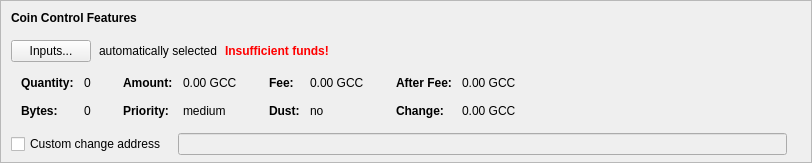
    <widget class="QFrame" name="frameCoinControl">
     <property name="sizePolicy">
      <sizepolicy hsizetype="Expanding" vsizetype="Expanding">
       <horstretch>0</horstretch>
       <verstretch>0</verstretch>
      </sizepolicy>
     </property>
     <property name="maximumSize">
      <size>
       <width>16777215</width>
       <height>16777215</height>
      </size>
     </property>
     <property name="frameShape">
      <enum>QFrame::StyledPanel</enum>
     </property>
     <property name="frameShadow">
      <enum>QFrame::Sunken</enum>
     </property>
     <layout class="QVBoxLayout" name="verticalLayoutCoinControl2">
      <property name="spacing">
       <number>0</number>
      </property>
      <property name="leftMargin">
       <number>0</number>
      </property>
      <property name="topMargin">
       <number>0</number>
      </property>
      <property name="rightMargin">
       <number>0</number>
      </property>
      <property name="bottomMargin">
       <number>6</number>
      </property>
      <item>
       <layout class="QVBoxLayout" name="verticalLayoutCoinControl" stretch="0,0,0,0,1">
        <property name="spacing">
         <number>0</number>
        </property>
        <property name="leftMargin">
         <number>10</number>
        </property>
        <property name="topMargin">
         <number>10</number>
        </property>
        <item>
         <layout class="QHBoxLayout" name="horizontalLayoutCoinControl1">
          <property name="bottomMargin">
           <number>15</number>
          </property>
          <item>
           <widget class="QLabel" name="labelCoinControlFeatures">
            <property name="sizePolicy">
             <sizepolicy hsizetype="Preferred" vsizetype="Maximum">
              <horstretch>0</horstretch>
              <verstretch>0</verstretch>
             </sizepolicy>
            </property>
            <property name="font">
             <font>
              <weight>75</weight>
              <bold>true</bold>
             </font>
            </property>
            <property name="styleSheet">
             <string notr="true">font-weight:bold;</string>
            </property>
            <property name="text">
             <string>Coin Control Features</string>
            </property>
           </widget>
          </item>
         </layout>
        </item>
        <item>
         <layout class="QHBoxLayout" name="horizontalLayoutCoinControl2" stretch="0,0,0,0">
          <property name="spacing">
           <number>8</number>
          </property>
          <property name="bottomMargin">
           <number>10</number>
          </property>
          <item>
           <widget class="QPushButton" name="pushButtonCoinControl">
            <property name="styleSheet">
             <string notr="true"/>
            </property>
            <property name="text">
             <string>Inputs...</string>
            </property>
            <property name="autoDefault">
             <bool>false</bool>
            </property>
           </widget>
          </item>
          <item>
           <widget class="QLabel" name="labelCoinControlAutomaticallySelected">
            <property name="text">
             <string>automatically selected</string>
            </property>
            <property name="margin">
             <number>5</number>
            </property>
           </widget>
          </item>
          <item>
           <widget class="QLabel" name="labelCoinControlInsuffFunds">
            <property name="font">
             <font>
              <weight>75</weight>
              <bold>true</bold>
             </font>
            </property>
            <property name="styleSheet">
             <string notr="true">color:red;font-weight:bold;</string>
            </property>
            <property name="text">
             <string>Insufficient funds!</string>
            </property>
            <property name="margin">
             <number>5</number>
            </property>
           </widget>
          </item>
          <item>
           <spacer name="horizontalSpacerCoinControl">
            <property name="orientation">
             <enum>Qt::Horizontal</enum>
            </property>
            <property name="sizeHint" stdset="0">
             <size>
              <width>40</width>
              <height>1</height>
             </size>
            </property>
           </spacer>
          </item>
         </layout>
        </item>
        <item>
         <widget class="QWidget" name="widgetCoinControl" native="true">
          <property name="sizePolicy">
           <sizepolicy hsizetype="Preferred" vsizetype="Preferred">
            <horstretch>0</horstretch>
            <verstretch>0</verstretch>
           </sizepolicy>
          </property>
          <property name="minimumSize">
           <size>
            <width>0</width>
            <height>0</height>
           </size>
          </property>
          <property name="styleSheet">
           <string notr="true"/>
          </property>
          <layout class="QHBoxLayout" name="horizontalLayoutCoinControl5">
           <property name="leftMargin">
            <number>0</number>
           </property>
           <property name="topMargin">
            <number>0</number>
           </property>
           <property name="rightMargin">
            <number>0</number>
           </property>
           <property name="bottomMargin">
            <number>0</number>
           </property>
           <item>
            <layout class="QHBoxLayout" name="horizontalLayoutCoinControl3" stretch="0,0,0,1">
             <property name="spacing">
              <number>20</number>
             </property>
             <property name="topMargin">
              <number>0</number>
             </property>
             <property name="bottomMargin">
              <number>10</number>
             </property>
             <item>
              <layout class="QFormLayout" name="formLayoutCoinControl1">
               <property name="horizontalSpacing">
                <number>10</number>
               </property>
               <property name="verticalSpacing">
                <number>14</number>
               </property>
               <property name="leftMargin">
                <number>10</number>
               </property>
               <property name="topMargin">
                <number>4</number>
               </property>
               <property name="rightMargin">
                <number>6</number>
               </property>
               <item row="0" column="0">
                <widget class="QLabel" name="labelCoinControlQuantityText">
                 <property name="font">
                  <font>
                   <weight>75</weight>
                   <bold>true</bold>
                  </font>
                 </property>
                 <property name="text">
                  <string>Quantity:</string>
                 </property>
                 <property name="margin">
                  <number>0</number>
                 </property>
                </widget>
               </item>
               <item row="0" column="1">
                <widget class="QLabel" name="labelCoinControlQuantity">
                 <property name="cursor">
                  <cursorShape>IBeamCursor</cursorShape>
                 </property>
                 <property name="contextMenuPolicy">
                  <enum>Qt::ActionsContextMenu</enum>
                 </property>
                 <property name="text">
                  <string notr="true">0</string>
                 </property>
                 <property name="margin">
                  <number>0</number>
                 </property>
                 <property name="textInteractionFlags">
                  <set>Qt::LinksAccessibleByMouse|Qt::TextSelectableByKeyboard|Qt::TextSelectableByMouse</set>
                 </property>
                </widget>
               </item>
               <item row="1" column="0">
                <widget class="QLabel" name="labelCoinControlBytesText">
                 <property name="font">
                  <font>
                   <weight>75</weight>
                   <bold>true</bold>
                  </font>
                 </property>
                 <property name="text">
                  <string>Bytes:</string>
                 </property>
                </widget>
               </item>
               <item row="1" column="1">
                <widget class="QLabel" name="labelCoinControlBytes">
                 <property name="cursor">
                  <cursorShape>IBeamCursor</cursorShape>
                 </property>
                 <property name="contextMenuPolicy">
                  <enum>Qt::ActionsContextMenu</enum>
                 </property>
                 <property name="text">
                  <string notr="true">0</string>
                 </property>
                 <property name="textInteractionFlags">
                  <set>Qt::LinksAccessibleByMouse|Qt::TextSelectableByKeyboard|Qt::TextSelectableByMouse</set>
                 </property>
                </widget>
               </item>
              </layout>
             </item>
             <item>
              <layout class="QFormLayout" name="formLayoutCoinControl2">
               <property name="horizontalSpacing">
                <number>10</number>
               </property>
               <property name="verticalSpacing">
                <number>14</number>
               </property>
               <property name="leftMargin">
                <number>6</number>
               </property>
               <property name="topMargin">
                <number>4</number>
               </property>
               <property name="rightMargin">
                <number>6</number>
               </property>
               <item row="0" column="0">
                <widget class="QLabel" name="labelCoinControlAmountText">
                 <property name="font">
                  <font>
                   <weight>75</weight>
                   <bold>true</bold>
                  </font>
                 </property>
                 <property name="text">
                  <string>Amount:</string>
                 </property>
                 <property name="margin">
                  <number>0</number>
                 </property>
                </widget>
               </item>
               <item row="0" column="1">
                <widget class="QLabel" name="labelCoinControlAmount">
                 <property name="cursor">
                  <cursorShape>IBeamCursor</cursorShape>
                 </property>
                 <property name="contextMenuPolicy">
                  <enum>Qt::ActionsContextMenu</enum>
                 </property>
                 <property name="text">
                  <string notr="true">0.00 GCC</string>
                 </property>
                 <property name="textInteractionFlags">
                  <set>Qt::LinksAccessibleByMouse|Qt::TextSelectableByKeyboard|Qt::TextSelectableByMouse</set>
                 </property>
                </widget>
               </item>
               <item row="1" column="0">
                <widget class="QLabel" name="labelCoinControlPriorityText">
                 <property name="font">
                  <font>
                   <weight>75</weight>
                   <bold>true</bold>
                  </font>
                 </property>
                 <property name="text">
                  <string>Priority:</string>
                 </property>
                </widget>
               </item>
               <item row="1" column="1">
                <widget class="QLabel" name="labelCoinControlPriority">
                 <property name="cursor">
                  <cursorShape>IBeamCursor</cursorShape>
                 </property>
                 <property name="contextMenuPolicy">
                  <enum>Qt::ActionsContextMenu</enum>
                 </property>
                 <property name="text">
                  <string notr="true">medium</string>
                 </property>
                 <property name="textInteractionFlags">
                  <set>Qt::LinksAccessibleByMouse|Qt::TextSelectableByKeyboard|Qt::TextSelectableByMouse</set>
                 </property>
                </widget>
               </item>
              </layout>
             </item>
             <item>
              <layout class="QFormLayout" name="formLayoutCoinControl3">
               <property name="horizontalSpacing">
                <number>10</number>
               </property>
               <property name="verticalSpacing">
                <number>14</number>
               </property>
               <property name="leftMargin">
                <number>6</number>
               </property>
               <property name="topMargin">
                <number>4</number>
               </property>
               <property name="rightMargin">
                <number>6</number>
               </property>
               <item row="0" column="0">
                <widget class="QLabel" name="labelCoinControlFeeText">
                 <property name="font">
                  <font>
                   <weight>75</weight>
                   <bold>true</bold>
                  </font>
                 </property>
                 <property name="text">
                  <string>Fee:</string>
                 </property>
                 <property name="margin">
                  <number>0</number>
                 </property>
                </widget>
               </item>
               <item row="0" column="1">
                <widget class="QLabel" name="labelCoinControlFee">
                 <property name="cursor">
                  <cursorShape>IBeamCursor</cursorShape>
                 </property>
                 <property name="contextMenuPolicy">
                  <enum>Qt::ActionsContextMenu</enum>
                 </property>
                 <property name="text">
                  <string notr="true">0.00 GCC</string>
                 </property>
                 <property name="textInteractionFlags">
                  <set>Qt::LinksAccessibleByMouse|Qt::TextSelectableByKeyboard|Qt::TextSelectableByMouse</set>
                 </property>
                </widget>
               </item>
               <item row="1" column="0">
                <widget class="QLabel" name="labelCoinControlLowOutputText">
                 <property name="font">
                  <font>
                   <weight>75</weight>
                   <bold>true</bold>
                  </font>
                 </property>
                 <property name="text">
                  <string>Dust:</string>
                 </property>
                </widget>
               </item>
               <item row="1" column="1">
                <widget class="QLabel" name="labelCoinControlLowOutput">
                 <property name="cursor">
                  <cursorShape>IBeamCursor</cursorShape>
                 </property>
                 <property name="contextMenuPolicy">
                  <enum>Qt::ActionsContextMenu</enum>
                 </property>
                 <property name="text">
                  <string notr="true">no</string>
                 </property>
                 <property name="textInteractionFlags">
                  <set>Qt::LinksAccessibleByMouse|Qt::TextSelectableByKeyboard|Qt::TextSelectableByMouse</set>
                 </property>
                </widget>
               </item>
              </layout>
             </item>
             <item>
              <layout class="QFormLayout" name="formLayoutCoinControl4">
               <property name="horizontalSpacing">
                <number>10</number>
               </property>
               <property name="verticalSpacing">
                <number>14</number>
               </property>
               <property name="leftMargin">
                <number>6</number>
               </property>
               <property name="topMargin">
                <number>4</number>
               </property>
               <property name="rightMargin">
                <number>6</number>
               </property>
               <item row="0" column="0">
                <widget class="QLabel" name="labelCoinControlAfterFeeText">
                 <property name="font">
                  <font>
                   <weight>75</weight>
                   <bold>true</bold>
                  </font>
                 </property>
                 <property name="text">
                  <string>After Fee:</string>
                 </property>
                 <property name="margin">
                  <number>0</number>
                 </property>
                </widget>
               </item>
               <item row="0" column="1">
                <widget class="QLabel" name="labelCoinControlAfterFee">
                 <property name="cursor">
                  <cursorShape>IBeamCursor</cursorShape>
                 </property>
                 <property name="contextMenuPolicy">
                  <enum>Qt::ActionsContextMenu</enum>
                 </property>
                 <property name="text">
                  <string notr="true">0.00 GCC</string>
                 </property>
                 <property name="textInteractionFlags">
                  <set>Qt::LinksAccessibleByMouse|Qt::TextSelectableByKeyboard|Qt::TextSelectableByMouse</set>
                 </property>
                </widget>
               </item>
               <item row="1" column="0">
                <widget class="QLabel" name="labelCoinControlChangeText">
                 <property name="font">
                  <font>
                   <weight>75</weight>
                   <bold>true</bold>
                  </font>
                 </property>
                 <property name="text">
                  <string>Change:</string>
                 </property>
                </widget>
               </item>
               <item row="1" column="1">
                <widget class="QLabel" name="labelCoinControlChange">
                 <property name="cursor">
                  <cursorShape>IBeamCursor</cursorShape>
                 </property>
                 <property name="contextMenuPolicy">
                  <enum>Qt::ActionsContextMenu</enum>
                 </property>
                 <property name="text">
                  <string notr="true">0.00 GCC</string>
                 </property>
                 <property name="textInteractionFlags">
                  <set>Qt::LinksAccessibleByMouse|Qt::TextSelectableByKeyboard|Qt::TextSelectableByMouse</set>
                 </property>
                </widget>
               </item>
              </layout>
             </item>
            </layout>
           </item>
          </layout>
         </widget>
        </item>
        <item>
         <layout class="QHBoxLayout" name="horizontalLayoutCoinControl4" stretch="0,0,0">
          <property name="spacing">
           <number>12</number>
          </property>
          <property name="sizeConstraint">
           <enum>QLayout::SetDefaultConstraint</enum>
          </property>
          <property name="topMargin">
           <number>5</number>
          </property>
          <property name="rightMargin">
           <number>5</number>
          </property>
          <item>
           <widget class="QCheckBox" name="checkBoxCoinControlChange">
            <property name="toolTip">
             <string>If this is activated, but the change address is empty or invalid, change will be sent to a newly generated address.</string>
            </property>
            <property name="text">
             <string>Custom change address</string>
            </property>
           </widget>
          </item>
          <item>
           <widget class="QValidatedLineEdit" name="lineEditCoinControlChange">
            <property name="enabled">
             <bool>false</bool>
            </property>
            <property name="sizePolicy">
             <sizepolicy hsizetype="Expanding" vsizetype="Fixed">
              <horstretch>0</horstretch>
              <verstretch>0</verstretch>
             </sizepolicy>
            </property>
           </widget>
          </item>
          <item>
           <widget class="QLabel" name="labelCoinControlChangeLabel">
            <property name="sizePolicy">
             <sizepolicy hsizetype="Preferred" vsizetype="Expanding">
              <horstretch>0</horstretch>
              <verstretch>0</verstretch>
             </sizepolicy>
            </property>
            <property name="minimumSize">
             <size>
              <width>0</width>
              <height>0</height>
             </size>
            </property>
            <property name="text">
             <string/>
            </property>
            <property name="margin">
             <number>3</number>
            </property>
           </widget>
          </item>
         </layout>
        </item>
        <item>
         <spacer name="verticalSpacerCoinControl">
          <property name="orientation">
           <enum>Qt::Vertical</enum>
          </property>
          <property name="sizeHint" stdset="0">
           <size>
            <width>800</width>
            <height>1</height>
           </size>
          </property>
         </spacer>
        </item>
       </layout>
      </item>
     </layout>
    </widget>
